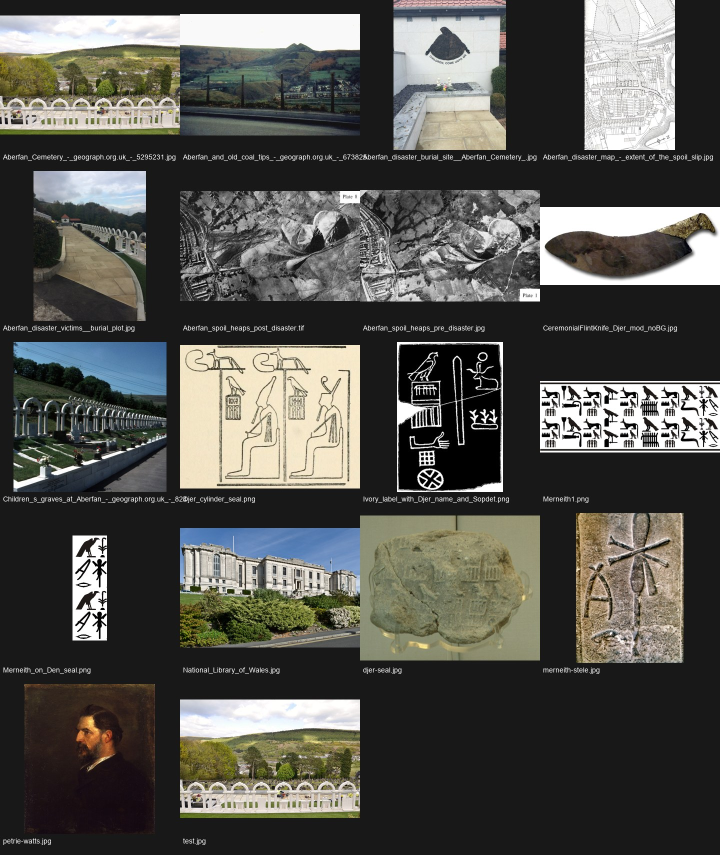
#> input picture data/editor/assets/candidates-sheet.jpg, 1440 x 1710 px (shown at 1/2 size)
$ python halftone.py ../../data/editor/assets/candidates-sheet.jpg out.png
#> lines starting #> are read from the running program, lines starting #| are printed output that depends on the picture
#!/usr/bin/env python3
"""
Halftone ink bake for a photographic cut-out (RGBA PNG from cutout.py): per-cell luminance -> ink dot radius, trimmed transparent PNG.

Adapted from skills/vox-style-animation/scripts/halftone_objects.py in https://github.com/Cele-san/vox-style-animation (MIT licence,
Copyright the Cele-san authors). Changes: the mask comes from the cut-out's alpha channel instead of a white-background threshold, the
aspect ratio is kept, and the ink colour is a parameter. Every dot is computed from the real photograph; nothing is generated.

  halftone.py IN.png OUT.png [--size 900] [--cell 11] [--ink 22,21,19]
"""
import argparse
from PIL import Image, ImageDraw


def bake(src, dst, size, cell, ink):
#> called with dst = 'out.png', size = 900, cell = 11
    im = Image.open(src).convert("RGBA")
    ss = 2
    w, h = im.size
#> w = 1440; h = 1710
    k = size * ss / max(w, h)
#> k = 1.05
    im = im.resize((max(1, int(w * k)), max(1, int(h * k))), Image.LANCZOS)
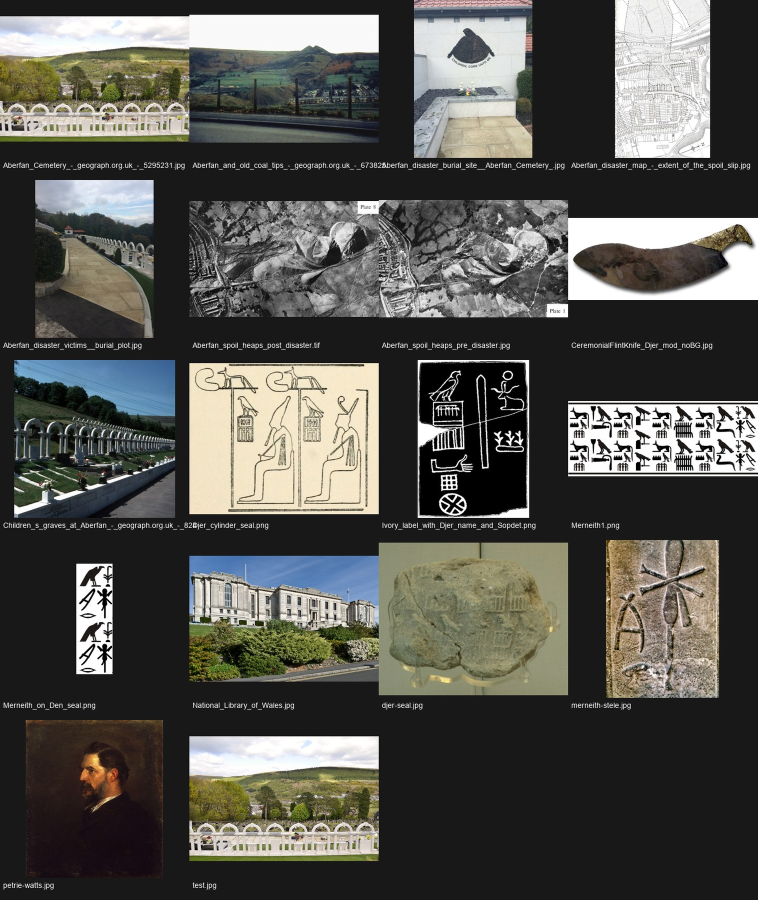
#> im: PIL image 1515x1800 RGBA (shown at 1/2 size); mean R, G, B, A 84.7, 84.1, 79.1, 255
    big_w, big_h = im.size
#> big_w = 1515; big_h = 1800
    alpha = im.getchannel("A")
#> alpha: PIL image 1515x1800 L; every value is 255
    g = Image.new("RGB", im.size, (255, 255, 255))
#> g: PIL image 1515x1800 RGB; every value is 255
    g.paste(im.convert("RGB"), mask=alpha)
    g = g.convert("L")
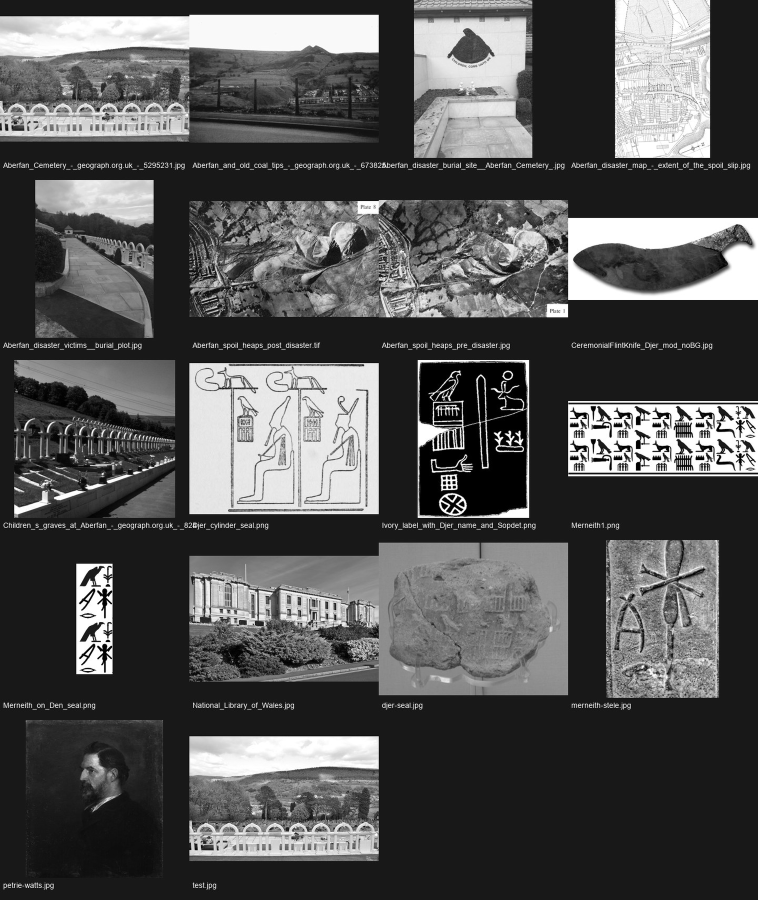
#> g: PIL image 1515x1800 L (shown at 1/2 size); min 0, max 255, mean 83.7
    lo, hi = g.getextrema()
#> lo = 0; hi = 255
    if hi > lo:
        g = g.point(lambda v: max(0, min(255, int((v - lo) * 255 / (hi - lo)))))
    canvas = Image.new("RGBA", im.size, (0, 0, 0, 0))
#> canvas: PIL image 1515x1800 RGBA; every value is 0
    d = ImageDraw.Draw(canvas)
    gp, mp = g.load(), alpha.load()
    c = cell * ss
    rmax = c * 0.62
    for cy in range(0, big_h, c):
        for cx in range(0, big_w, c):
            tot = n = mtot = 0
            for y in range(cy, min(cy + c, big_h), 3):
                for x in range(cx, min(cx + c, big_w), 3):
                    tot += gp[x, y]
                    mtot += mp[x, y]
                    n += 1
            if n == 0 or mtot / n < 128:
                continue
            r = rmax * (1 - (tot / n) / 255) ** 0.75
            if r < 0.8:
                continue
            cx0, cy0 = cx + c / 2, cy + c / 2
            d.ellipse([cx0 - r, cy0 - r, cx0 + r, cy0 + r], fill=tuple(ink) + (255,))
    small = canvas.resize((big_w // ss, big_h // ss), Image.LANCZOS)
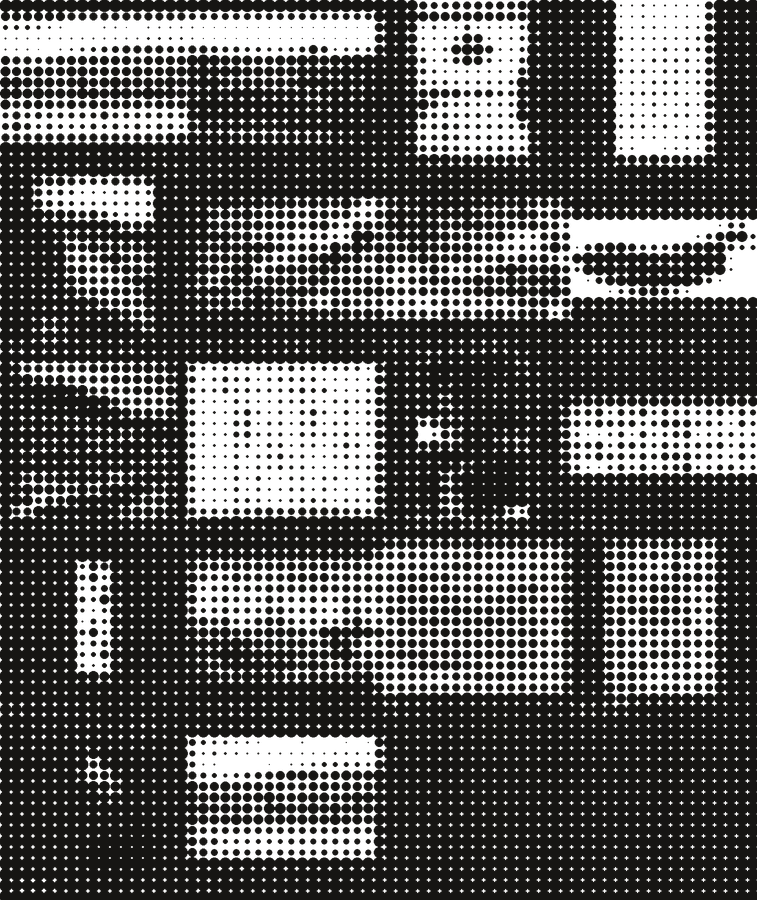
#> small: PIL image 757x900 RGBA; mean R, G, B, A 17.2, 16.4, 14.8, 175.5; transparent parts drawn white
    box = small.getbbox()
#> box = (0, 0, 757, 900)
    if box:
        small = small.crop(box)
    small.save(dst)
    print(f"halftone: {dst} {small.size}")
#| halftone: out.png (757, 900)


if __name__ == "__main__":
    ap = argparse.ArgumentParser()
    ap.add_argument("src")
    ap.add_argument("dst")
    ap.add_argument("--size", type=int, default=900)
    ap.add_argument("--cell", type=int, default=11)
    ap.add_argument("--ink", default="22,21,19")
    a = ap.parse_args()
    bake(a.src, a.dst, a.size, a.cell, [int(x) for x in a.ink.split(",")])
